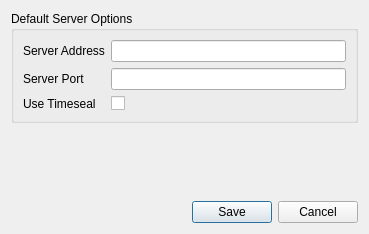
<?xml version="1.0" encoding="UTF-8"?>
<ui version="4.0">
 <class>AdvancedConnectDialog</class>
 <widget class="QDialog" name="AdvancedConnectDialog">
  <property name="geometry">
   <rect>
    <x>0</x>
    <y>0</y>
    <width>369</width>
    <height>234</height>
   </rect>
  </property>
  <property name="windowTitle">
   <string>Advanced Settings</string>
  </property>
  <layout class="QVBoxLayout" name="verticalLayout_2">
   <item>
    <widget class="QGroupBox" name="groupBox">
     <property name="title">
      <string>Default Server Options</string>
     </property>
     <property name="checkable">
      <bool>false</bool>
     </property>
     <layout class="QVBoxLayout" name="verticalLayout">
      <item>
       <layout class="QFormLayout" name="formLayout">
        <item row="0" column="0">
         <widget class="QLabel" name="label_3">
          <property name="text">
           <string>Server Address</string>
          </property>
         </widget>
        </item>
        <item row="0" column="1">
         <widget class="QLineEdit" name="lineEdit_serveraddress"/>
        </item>
        <item row="1" column="0">
         <widget class="QLabel" name="label_4">
          <property name="text">
           <string>Server Port</string>
          </property>
         </widget>
        </item>
        <item row="1" column="1">
         <widget class="QLineEdit" name="lineEdit_serverport"/>
        </item>
        <item row="2" column="0">
         <widget class="QLabel" name="label">
          <property name="text">
           <string>Use Timeseal</string>
          </property>
         </widget>
        </item>
        <item row="2" column="1">
         <widget class="QCheckBox" name="checkBox_timeseal">
          <property name="text">
           <string/>
          </property>
         </widget>
        </item>
       </layout>
      </item>
     </layout>
    </widget>
   </item>
   <item>
    <spacer name="verticalSpacer">
     <property name="orientation">
      <enum>Qt::Vertical</enum>
     </property>
     <property name="sizeType">
      <enum>QSizePolicy::MinimumExpanding</enum>
     </property>
     <property name="sizeHint" stdset="0">
      <size>
       <width>20</width>
       <height>40</height>
      </size>
     </property>
    </spacer>
   </item>
   <item>
    <layout class="QHBoxLayout" name="horizontalLayout_2">
     <item>
      <spacer name="horizontalSpacer">
       <property name="orientation">
        <enum>Qt::Horizontal</enum>
       </property>
       <property name="sizeHint" stdset="0">
        <size>
         <width>40</width>
         <height>20</height>
        </size>
       </property>
      </spacer>
     </item>
     <item>
      <widget class="QPushButton" name="pushButton_save">
       <property name="text">
        <string>Save</string>
       </property>
      </widget>
     </item>
     <item>
      <widget class="QPushButton" name="pushButton_cancel">
       <property name="text">
        <string>Cancel</string>
       </property>
      </widget>
     </item>
    </layout>
   </item>
  </layout>
 </widget>
 <resources/>
 <connections/>
</ui>
